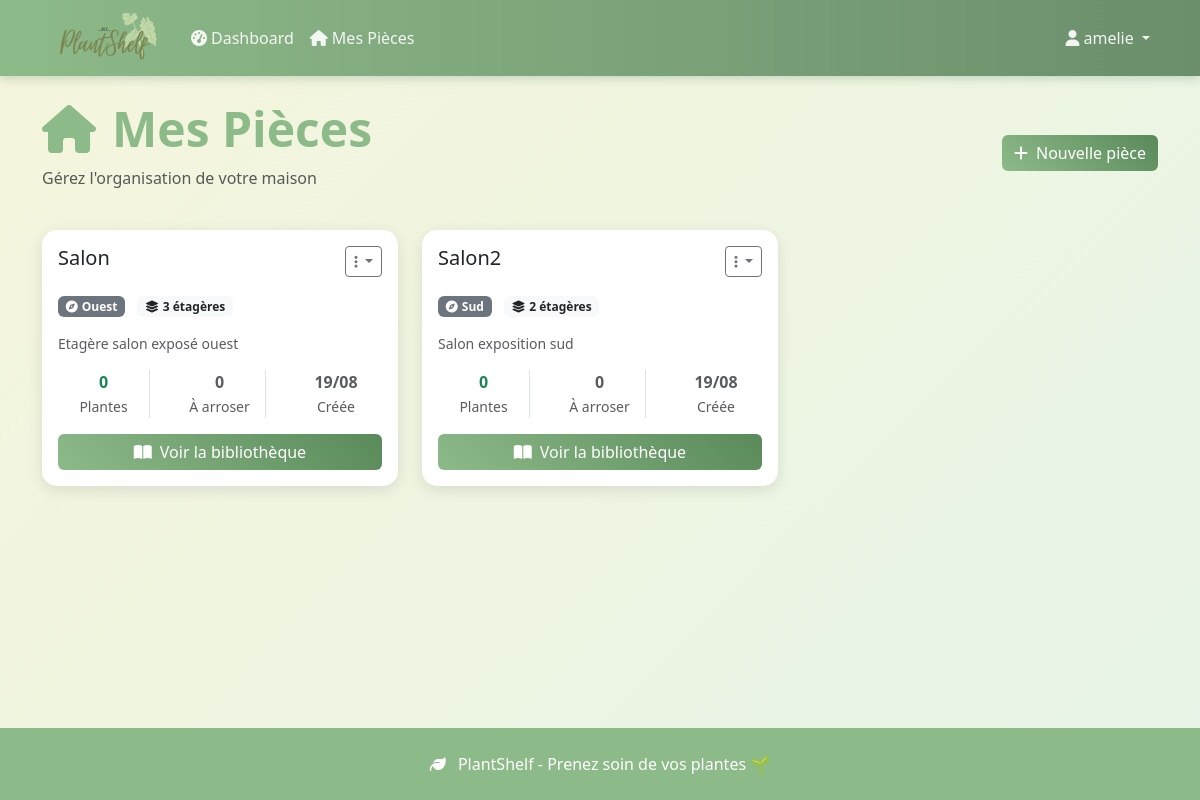
/pieces/ (signed in), run on the app's committed database.
### plantes/models.py (models this page shows, shortened)
class Piece(models.Model):
    EXPOSITION_CHOICES = [
        ('nord', 'Nord'),
        ('sud', 'Sud'),
        ('est', 'Est'),
        ('ouest', 'Ouest'),
        ('nord_est', 'Nord-Est'),
        ('nord_ouest', 'Nord-Ouest'),
        ('sud_est', 'Sud-Est'),
        ('sud_ouest', 'Sud-Ouest'),
    ]
    user = models.ForeignKey(User, on_delete=models.CASCADE, related_name='pieces')
    nom = models.CharField(max_length=100)
    exposition = models.CharField(max_length=20, choices=EXPOSITION_CHOICES)
    description = models.TextField(blank=True, null=True)
    nombre_etageres = models.IntegerField(default=3, validators=[MinValueValidator(1), MaxValueValidator(10)])
    created_at = models.DateTimeField(auto_now_add=True)
    updated_at = models.DateTimeField(auto_now=True)
    class Meta:
        ordering = ['nom']
        unique_together = ['user', 'nom']  # Pas deux pièces avec le même nom pour un user

### plantes/views.py (the view)
# urls.py: path('pieces/', views.mes_pieces, name='mes_pieces'),
@login_required
def mes_pieces(request):
    pieces = Piece.objects.filter(user=request.user)
    pieces_avec_stats = []
    for piece in pieces:
        plantes = PlantePossedee.objects.filter(piece=piece)
        pieces_avec_stats.append({
            'piece': piece,
            'nombre_plantes': plantes.count(),
            'plantes_a_arroser': len([p for p in plantes if p.a_besoin_arrosage])
        })
    context = {
        'pieces_avec_stats': pieces_avec_stats
    }
    return render(request, 'plantes/mes_pieces.html', context)

### plantes/templates/plantes/mes_pieces.html (shortened to what this page needs)
{% extends 'base.html' %}
{% block content %}
<div class="d-flex justify-content-between align-items-center mb-4">
    <div>
        <h1 class="display-5 fw-bold" style="color: var(--plant-green);">
            <i class="fas fa-home me-3"></i>Mes Pièces
        </h1>
        <p class="text-muted">Gérez l'organisation de votre maison</p>
    </div>
    <a href="{% url 'creer_piece' %}" class="btn btn-plant">
        <i class="fas fa-plus me-2"></i>Nouvelle pièce
    </a>
</div>
{% if pieces_avec_stats %}
<div class="row">
    {% for item in pieces_avec_stats %}
    {% with piece=item.piece %}
    <div class="col-lg-4 col-md-6 mb-4">
        <div class="card h-100">
            <div class="card-body">
                <div class="d-flex justify-content-between align-items-start mb-3">
                    <h5 class="card-title mb-0">{{ piece.nom }}</h5>
                    <div class="dropdown">
                        <button class="btn btn-sm btn-outline-secondary dropdown-toggle" data-bs-toggle="dropdown">
                            <i class="fas fa-ellipsis-v"></i>
                        </button>
                    </div>
                </div>
                <div class="mb-3">
                    <span class="badge bg-secondary me-2">
                        <i class="fas fa-compass me-1"></i>{{ piece.get_exposition_display }}
                    </span>
                    <span class="badge bg-light text-dark">
                        <i class="fas fa-layer-group me-1"></i>{{ piece.nombre_etageres }} étagères
                    </span>
                </div>
                {% if piece.description %}
                <p class="text-muted small">{{ piece.description|truncatechars:100 }}</p>
                {% endif %}
                <div class="row text-center mb-3">
                    <div class="col-4">
                        <div class="border-end">
                            <strong class="d-block text-success">{{ item.nombre_plantes }}</strong>
                            <small class="text-muted">Plantes</small>
                        </div>
                    </div>
                    <div class="col-4">
                        <div class="border-end">
                            <strong class="d-block {% if item.plantes_a_arroser > 0 %}text-warning{% else %}text-muted{% endif %}">
                                {{ item.plantes_a_arroser }}
                            </strong>
                            <small class="text-muted">À arroser</small>
                        </div>
                    </div>
                    <div class="col-4">
                        <strong class="d-block text-muted">{{ piece.created_at|date:"d/m" }}</strong>
                        <small class="text-muted">Créée</small>
                    </div>
                </div>
                <div class="d-grid">
                    <a href="{% url 'bibliotheque_piece' piece.id %}" class="btn btn-plant">
                        <i class="fas fa-book-open me-2"></i>Voir la bibliothèque
                    </a>
                </div>
            </div>
        </div>
    </div>
    {% endwith %}
    {% endfor %}
</div>
{% endif %}
{% endblock %}

### plantes/templates/base.html (shortened to what this page needs)
 {% load static %}
<!DOCTYPE html>
<html lang="fr">
<head>
    <link href="https://cdnjs.cloudflare.com/ajax/libs/bootstrap/5.3.0/css/bootstrap.min.css" rel="stylesheet">
    <link href="https://cdnjs.cloudflare.com/ajax/libs/font-awesome/6.4.0/css/all.min.css" rel="stylesheet">
</head>
<body class="d-flex flex-column">
    <nav class="navbar navbar-expand-lg">
        <div class="container">
            <a class="navbar-brand" href="{% url 'home' %}">
                <img id="logo" src="{% static 'images\logo.png' %}">
            </a>
            <div class="collapse navbar-collapse" id="navbarNav">
                <ul class="navbar-nav me-auto">
                    {% if user.is_authenticated %}
                        <li class="nav-item">
                            <a class="nav-link" href="{% url 'dashboard' %}">
                                <i class="fas fa-tachometer-alt me-1"></i>Dashboard
                            </a>
                        </li>
                        <li class="nav-item">
                            <a class="nav-link" href="{% url 'mes_pieces' %}">
                                <i class="fas fa-home me-1"></i>Mes Pièces
                            </a>
                        </li>
                    {% endif %}
                </ul>
                <ul class="navbar-nav">
                    {% if user.is_authenticated %}
                        <li class="nav-item dropdown">
                            <a class="nav-link dropdown-toggle" href="#" role="button" data-bs-toggle="dropdown">
                                <i class="fas fa-user me-1"></i>{{ user.username }}
                            </a>
                        </li>
                    {% endif %}
                </ul>
            </div>
        </div>
    </nav>
    <main class="container my-4 flex-grow-1">
        {% block content %}
        {% endblock %}
    </main>
    <footer class="py-4 mt-5">
        <div class="container text-center">
            <p class="mb-0">
                <i class="fas fa-leaf me-2"></i>
                PlantShelf - Prenez soin de vos plantes 🌱
            </p>
        </div>
    </footer>
</body>
</html>

### plantes/templates/base.html (style rules this page uses)
:root { --plant-green: #8dba89ff; --light-green: #a8d5ba; --earth-brown: #8b4513; --soft-beige: #f5f5dc; }
body { background: linear-gradient(135deg, var(--soft-beige) 0%, #e8f5e8 100%); min-height: 100vh; }
#logo { width: 125px; height: 50px; object-fit: cover; }
.navbar { background: linear-gradient(90deg, var(--plant-green) 0%, #6b8e6b 100%); box-shadow: 0 2px 10px rgba(74, 124, 89, 0.3); }
.navbar-brand { font-weight: bold; color: white !important; }
.navbar-nav .nav-link { color: rgba(255, 255, 255, 0.9) !important; transition: color 0.3s; }
.card { border: none; box-shadow: 0 4px 15px rgba(0, 0, 0, 0.1); border-radius: 15px; transition: transform 0.3s, box-shadow 0.3s; }
.btn-plant { background: linear-gradient(45deg, var(--plant-green), #5a8a5a); border: none; color: white; transition: all 0.3s; }
footer { background: var(--plant-green); color: white; margin-top: auto; }

### data on the page
Piece: piece.nom "Salon", piece.exposition "Ouest", piece.nombre_etageres "3", piece.description "Etagère salon exposé ouest", nombre_plantes "0", plantes_a_arroser "0", piece.created_at "19/08"
Piece: piece.nom "Salon2", piece.exposition "Sud", piece.nombre_etageres "2", piece.description "Salon exposition sud", nombre_plantes "0", plantes_a_arroser "0", piece.created_at "19/08"

### other printed values
{{ user.username }} "amelie"
